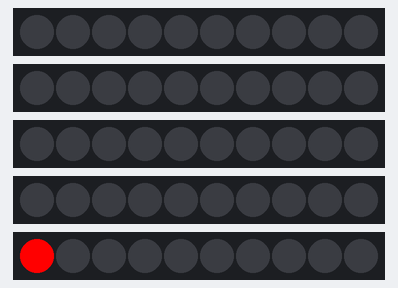
Recording of a sketch running on a simulated Arduino Uno, built with avr-gcc and run on an emulated ATmega328P. Parts: 5 × 10 RGB LEDs in strip order, left to right. Random numbers use the default seed unless the sketch sets one.

Above: at 0.1 s.
At 4.1 s:
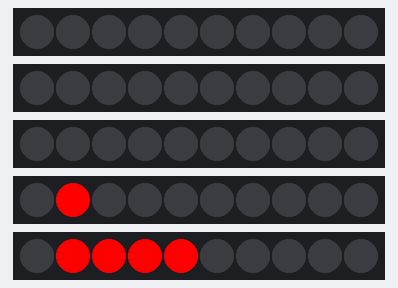
At 6.1 s:
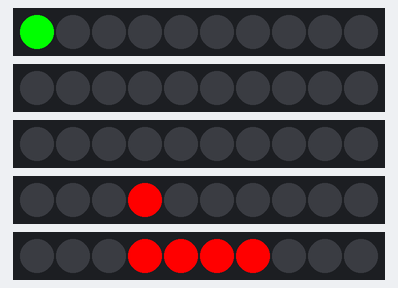
At 9.1 s:
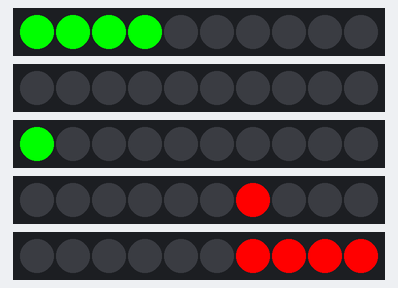
At 14.1 s:
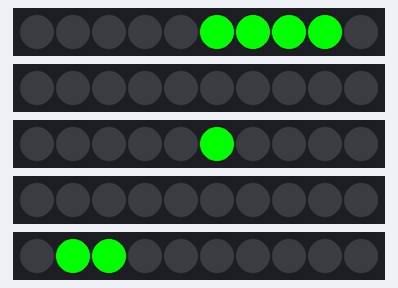
At 19.1 s:
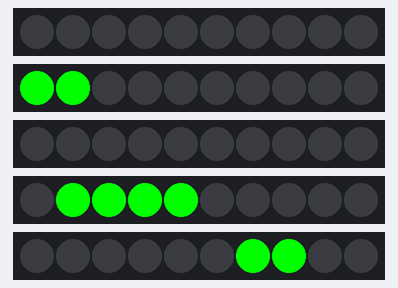

The sketch:

ledler.ino
```cpp
#include <FastLED.h>

#define NUM_LEDS 10
CRGB leds1[NUM_LEDS];
CRGB leds2[NUM_LEDS];
CRGB leds3[NUM_LEDS];
CRGB leds4[NUM_LEDS];
CRGB leds5[NUM_LEDS];

#define led_pini_1 13
#define led_pini_2 12
#define led_pini_3 11
#define led_pini_4 10
#define led_pini_5 9

int counter = 0;
int serit_no;
int serit_uzunluk;
int renk;
int serit_array[150][4];
int i = 0;

void setup() {

  randomSeed(analogRead(0));
  Serial.begin(9600);
  FastLED.addLeds<WS2812B, led_pini_1, GRB>(leds1, NUM_LEDS);
  FastLED.addLeds<WS2812B, led_pini_2, GRB>(leds2, NUM_LEDS);
  FastLED.addLeds<WS2812B, led_pini_3, GRB>(leds3, NUM_LEDS);
  FastLED.addLeds<WS2812B, led_pini_4, GRB>(leds4, NUM_LEDS);
  FastLED.addLeds<WS2812B, led_pini_5, GRB>(leds5, NUM_LEDS);
}

void loop() {
  if(counter % 3 == 0){
    serit_no = random(1,6);
    serit_uzunluk = random(1, 5);
    renk = random(1, 3);  // 1 kırmızı 2 yeşil
    while(serit_array[i-1][0] == serit_no)
      serit_no = random(1,6);
    serit_array[i][0] = serit_no;
    serit_array[i][1] = serit_uzunluk;
    serit_array[i][2] = renk;
    serit_array[i][3] = 1;  //her bir şeridin tur sayısı
    i++;
  }

    for (int k = 0; k < 100; k++) {
      if (serit_array[k][1] != 0) {  // şerit var mı yok mu kontrol
        switch (serit_array[k][0]) {
          case 1:
            if (serit_array[k][1] >= serit_array[k][3]) { // uzunluk turundan fazlaysa
              if (serit_array[k][2] == 2) {  // 2 YEŞİL
                leds1[serit_array[k][3] - 1].setRGB(0, 255, 0);
              } else if (serit_array[k][2] == 1) {  // 1 KIRMIZI
                leds1[serit_array[k][3] - 1].setRGB(255, 0, 0);
              }
              serit_array[k][3] += 1;
            } else {
              int altdeger1 = serit_array[k][3] - serit_array[k][1];
              int ustdeger1 = serit_array[k][3] - 1;
              leds1[altdeger1 - 1].setRGB(0, 0, 0);
              for (int i = 0; i < 10; i++) {
                if ((i >= altdeger1) && (i <= ustdeger1)){
                    if (serit_array[k][2] == 2) {  // 2 YEŞİL
                      leds1[i].setRGB(0, 255, 0);
                    } else if (serit_array[k][2] == 1) {  // 1 KIRMIZI
                      leds1[i].setRGB(255, 0, 0);
                    }
                }
              }
              serit_array[k][3] += 1;
            }
            break;
          case 2:
            if (serit_array[k][1] >= serit_array[k][3]) {
              if (serit_array[k][2] == 2) {  // 2 YEŞİL
                leds2[serit_array[k][3] - 1].setRGB(0, 255, 0);
              } else if (serit_array[k][2] == 1) {  // 1 KIRMIZI
                leds2[serit_array[k][3] - 1].setRGB(255, 0, 0);
              }
              serit_array[k][3] += 1;
            } else {
              int altdeger2 = serit_array[k][3] - serit_array[k][1];
              int ustdeger2 = serit_array[k][3] - 1;
              leds2[altdeger2 - 1].setRGB(0, 0, 0);

              for (int i = 0; i < 10; i++) {
                if ((i >= altdeger2) && (i <=ustdeger2)){
                    if (serit_array[k][2] == 2) {  // 2 YEŞİL
                      leds2[i].setRGB(0, 255, 0);
                    } else if (serit_array[k][2] == 1) {  // 1 KIRMIZI
                      leds2[i].setRGB(255, 0, 0);
                    }
                }
              }
              serit_array[k][3] += 1;
            }
            break;
          case 3:
            if (serit_array[k][1] >= serit_array[k][3]) {
              if (serit_array[k][2] == 2) {  // 2 YEŞİL
                leds3[serit_array[k][3] - 1].setRGB(0, 255, 0);
              } else if (serit_array[k][2] == 1) {  // 1 KIRMIZI
                leds3[serit_array[k][3] - 1].setRGB(255, 0, 0);
              }
              serit_array[k][3] += 1;
            } else {
              int altdeger3 = serit_array[k][3] - serit_array[k][1];
              int ustdeger3 = serit_array[k][3] - 1;
              leds3[altdeger3 - 1].setRGB(0, 0, 0);
              for (int i = 0; i < 10; i++) {
                if ((i >= altdeger3) && (i <=ustdeger3)){
                    if (serit_array[k][2] == 2) {  // 2 YEŞİL
                      leds3[i].setRGB(0, 255, 0);
                    } else if (serit_array[k][2] == 1) {  // 1 KIRMIZI
                      leds3[i].setRGB(255, 0, 0);
                    }
                }
              }
              serit_array[k][3] += 1;
            }
            break;
          case 4:
            if (serit_array[k][1] >= serit_array[k][3]) {
              if (serit_array[k][2] == 2) {  // 2 YEŞİL
                leds4[serit_array[k][3] - 1].setRGB(0, 255, 0);
              } else if (serit_array[k][2] == 1) {  // 1 KIRMIZI
                leds4[serit_array[k][3] - 1].setRGB(255, 0, 0);
              }
              serit_array[k][3] += 1;
            } else {
              int altdeger4 = serit_array[k][3] - serit_array[k][1];
              int ustdeger4 = serit_array[k][3] - 1;
              leds4[altdeger4 - 1].setRGB(0, 0, 0);
              for (int i = 0; i < 10; i++) {
                if ((i >= altdeger4) && (i <=ustdeger4)){
                    if (serit_array[k][2] == 2) {  // 2 YEŞİL
                      leds4[i].setRGB(0, 255, 0);
                    } else if (serit_array[k][2] == 1) {  // 1 KIRMIZI
                      leds4[i].setRGB(255, 0, 0);
                    }
                }
              }
              serit_array[k][3] += 1;
            }
            break;
          case 5:
            if (serit_array[k][1] >= serit_array[k][3]) {
              if (serit_array[k][2] == 2) {  // 2 YEŞİL
                leds5[serit_array[k][3] - 1].setRGB(0, 255, 0);
              } else if (serit_array[k][2] == 1) {  // 1 KIRMIZI
                leds5[serit_array[k][3] - 1].setRGB(255, 0, 0);
              }
              serit_array[k][3] += 1;
            } else {
              int altdeger5 = serit_array[k][3] - serit_array[k][1];
              int ustdeger5 = serit_array[k][3] - 1;
              leds5[altdeger5 - 1].setRGB(0, 0, 0);
              for (int i = 0; i < 10; i++) {
                if ((i >= altdeger5) && (i <=ustdeger5)){
                    if (serit_array[k][2] == 2) {  // 2 YEŞİL
                      leds5[i].setRGB(0, 255, 0);
                    } else if (serit_array[k][2] == 1) {  // 1 KIRMIZI
                      leds5[i].setRGB(255, 0, 0);
                    }
                }
              }
              serit_array[k][3] += 1;
            }
            break;
          default:
            break;
        }
      }
    }

  FastLED.show();
  delay(1000);
  counter++;
}
```

Measured:
- what the display in image 1 shows lasts 1.0 s, from 4.0 s to 5.0 s
